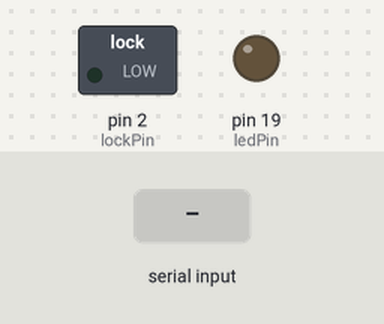
The sketch below on a simulated Arduino Uno, built with avr-gcc and run on an emulated ATmega328P. On the bench: switched loads named in the sketch (green lamp = pin HIGH), output pins drawn as LEDs (lit = HIGH). Inputs (shaded band) come from the test bench.

Above: at 1.2 s.
1.3 s: "u" received over Serial
At 2.4 s:
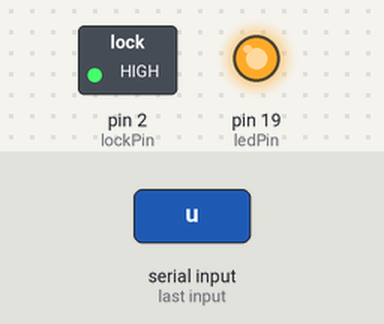
Timing chart, 0 to 12.8 s (numbered marks = the images above; inputs shaded):
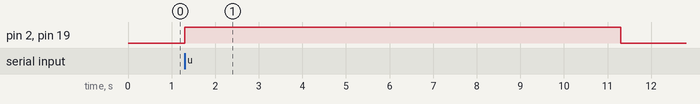

Measured:
- after the input at 1.3 s, pin 2 (lockPin), pin 19 (ledPin): LOW → HIGH at once, → LOW 10.0 s later

The sketch:

lock.ino
```cpp
const int lockPin = 2;
const int ledPin = 19;
const long timeOut = 10000;


char command;
int lockState = LOW;
unsigned long opened;

void setup() {
  pinMode(lockPin, OUTPUT);
  pinMode(ledPin, OUTPUT);
  digitalWrite(lockPin, lockState);
  digitalWrite(ledPin, lockState);
  Serial.begin(9600);
}


void loop() {
  if(Serial.available() > 0) {
    if(Serial.read() == 'u') {
      lockState = HIGH;
      digitalWrite(lockPin, lockState);
      digitalWrite(ledPin, lockState);
      opened = millis();
    }
  }
  if (lockState== HIGH && (millis()-opened) > timeOut) {
    lockState = LOW;
    digitalWrite(lockPin, lockState);
    digitalWrite(ledPin, lockState);
  }
}
```
